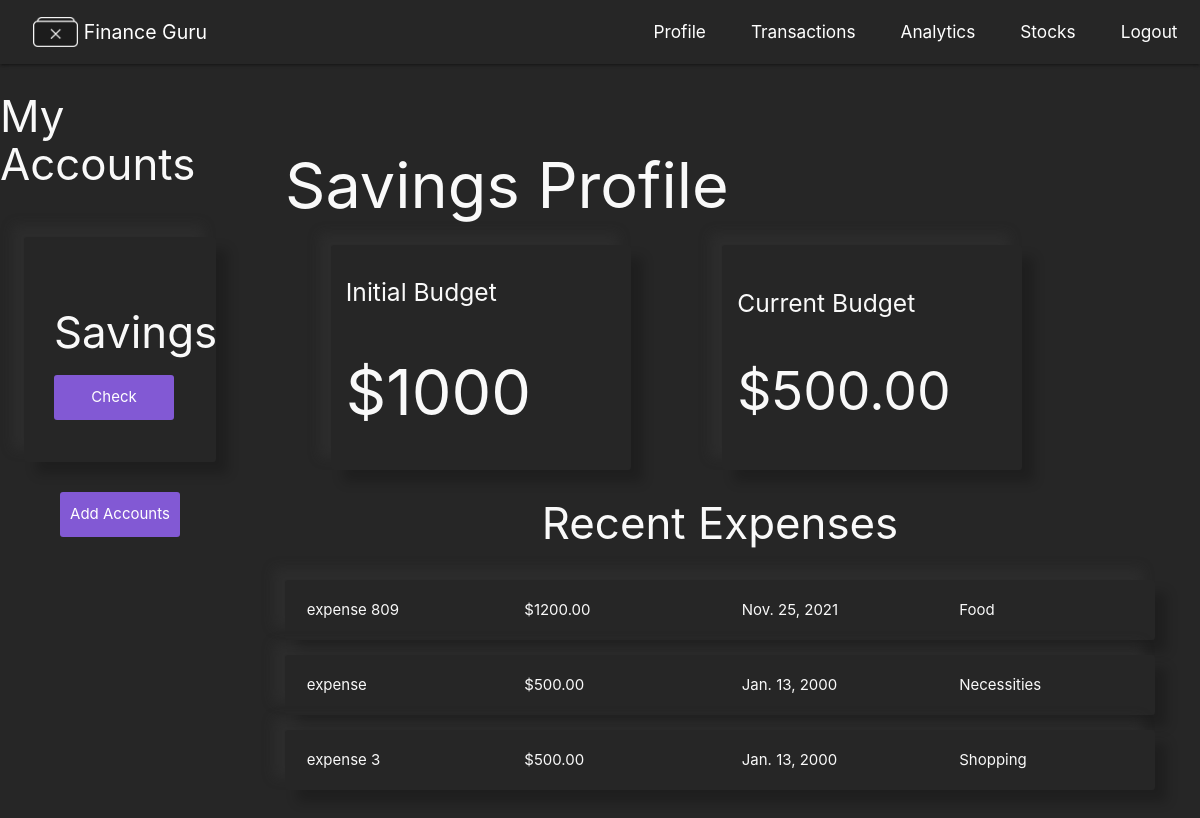
The page /savings (signed in) on the database its author committed.
### budget/models.py (models this page shows, shortened)
class Project(models.Model):
    name = models.CharField(max_length=100)
    slug = models.SlugField(max_length=100, unique=True, blank=True)
    budget = models.IntegerField()
    def budget_left(self):
        expense_list = Expense.objects.filter(project=self)
        income_list = Income.objects.filter(project=self)
        total_expense_amount = 0
        total_income_amount = 0
        for expense in expense_list:
            total_expense_amount += expense.amount
        for income in income_list:
            total_income_amount += income.amount
        return self.budget - total_expense_amount + total_income_amount

class Expense(models.Model):
    project = models.ForeignKey(Project, on_delete = models.CASCADE, related_name = 'expenses')
    title = models.CharField(max_length=100)
    amount = models.DecimalField(max_digits=8, decimal_places=2)
    date = models.DateField(("Date"), default=datetime.date.today)
    type = 'expense'
    category = models.CharField( max_length = 20, choices = SELECT_CATEGORY_CHOICES , default ='Food')
    class Meta:
        ordering = ('-amount',)

class Income(models.Model):
    project = models.ForeignKey(Project, on_delete = models.CASCADE, related_name = 'income')
    title = models.CharField(max_length=100)
    amount = models.DecimalField(max_digits=8, decimal_places=2)
    date = models.DateField(("Date"), default=datetime.date.today)
    type = 'income'
    category = models.CharField( max_length = 20, choices = SELECT_CATEGORY_CHOICES , default ='Food')
    class Meta:
        ordering = ('-amount',)

### budget/views.py (the view)
# urls.py: path('<slug:project_slug>', views.profile, name = 'profile'),
@login_required()
def profile(request, project_slug):
    project = get_object_or_404(Project, slug=project_slug)
    project_list = Project.objects.all()
    return render(request, 'budget/profile.html', {
        'project': project,
        'project_list': project_list,
        'expense_list': project.expenses.all(),
    })

### budget/templates/budget/profile.html
{% extends 'budget/base.html' %}
{% block content %}
{% include "budget/header.html" %}
<div class = "profile-section">
    <h1>{{ project.name }} Profile</h1>
    <section class="profile-stats">
        <div class = "stat-card">
            <h5>Initial Budget</h6>
            <h1>${{ project.budget }}</h1>
        </div>
        <div class = "stat-card">
            <h5>Current Budget</h6>
            {% if project.budget_left > 0 %}
                <h2>${{ project.budget_left }}</h2>
            {% elif project.budget_left == 0 %}
                <h2>${{ project.budget_left }}</h2>
            {% else %}
                <h2>${{ project.budget_left }}</h2>
            {% endif %}
        </div>
    </section>
    <section class = "section-expenses">
        <h3>Recent Expenses</h3>
        <ul class="expense-list">
            {% for expense in expense_list %}
            <li>
                <div class="expense-col">
                    <spanc>{{ expense.title }}</span>
                </div>
                <div class="expense-col">
                    <spanc>${{ expense.amount }}</span>
                </div>
                <div class="expense-col">
                    <spanc>{{ expense.date }}</span>
                </div>
                <div class="expense-col">
                    <spanc>{{ expense.category }}</span>
                </div>
            </li>
            {% empty %}
            <div class = "">
                <h3>You have no expenses yet</h3>
            </div>
            {% endfor %}
        </ul>
    </section>
</div>
{% endblock %}

### budget/templates/budget/base.html (shortened to what this page needs)
{% load static %}
<!DOCTYPE html>
<html lang="en">
<head>
    <link rel="stylesheet" href="{% static 'css/styles.css' %}" />
    <link rel="stylesheet" href="https://cdnjs.cloudflare.com/ajax/libs/materialize/1.0.0/css/materialize.min.css"/>
</head>
<body>
    {% block content %}{% endblock %}
</body>
</html>

### budget/templates/budget/header.html
{% extends 'budget/base.html' %}
{% load static %}
{% block content %}
<nav class = 'nav-dec'>
    <div class = "logo">
        <img src="{% static 'images/logo.png' %}"/>
        <p>Finance Guru</p>
    </div>
    <div class = "nav-links">
        <a href="{% url 'profile' project.slug %}">Profile</a>
        <a href="{% url 'transactions' project.slug %}">Transactions</a>
        <a href="{% url 'analytics' project.slug %}">Analytics</a>
        <a href="{% url 'stocks' project.slug %}">Stocks</a>
        <a href="{% url 'logout' %}">Logout</a>
    </div>
</nav>
<div class = 'left-nav'>
    <h3>My Accounts</h3>
    <div class="project-list">
        {% for project in project_list %}
            <div class="project-card">
                <h3>{{ project.name }}</h3>
                <a href="{% url 'profile' project.slug %}" class="account-button">Check</a>
            </div>
        {% endfor %}
        <a href="../add" class="account-button">
            <span>Add Accounts</span>
        </a>
    </div>
</div>
{% endblock %}

### budget/static/css/styles.css (style rules this page uses)
* { box-sizing: border-box; margin: 0; padding: 0; }
html { font-family: 'Segoe UI', Tahoma, Geneva, Verdana, sans-serif; background-color: #262626; }
body { color: rgb(249, 249, 249); }
h1 { font-size: 3rem; }
.nav-dec { background-color: #262626; display: flex; justify-content: space-between; align-items: center; width: 100%; margin-right: 2rem; }
.logo { display: flex; justify-content: space-around; align-items: center; width: 15%; margin-left: 2rem; }
.logo img { width: 3rem; }
.logo p { font-size: 1.3rem; }
.nav-links { display: flex; justify-content: center; }
.nav-dec a { margin: 0 1.5rem; font-size: 1.15rem; }
.left-nav { display: flex; flex-direction: column; justify-content: center; align-items: center; width: 20%; position: absolute; }
.left-nav .project-list { width: 100%; display: flex; flex-direction: column; justify-content: center; align-items: center; }
.left-nav .project-card { display: flex; flex-direction: column; justify-content: center; align-items: space-around; width: 80%; height: 15rem; background-color:#262626; box-shadow: -12px -12px 12px 0 rgba(58, 58, 58, 0.3),12px 12px 12px 0 rgba(0,0,0,.2); border-radius: 3px; margin: 2rem 0; padding: 2rem; }
.account-button { display: flex; justify-content: center; align-items: center; background-color: rgba(153, 102, 255, 0.8); outline: none; width: 8rem; height: 3rem; border: none; border-radius: 3px; color:rgb(255, 255, 255); transition: 0.3s ease; }
.profile-section { display: flex; flex-direction: column; position: relative; left: 20%; width: 80%; padding: 3rem; overflow: hidden; }
.profile-section .profile-stats { display: flex; justify-content: space-around; align-items: center; width: 90%; }
.profile-section .stat-card { display: flex; flex-direction: column; justify-content: center; align-items: space-around; padding: 1rem; background-color: #262626; box-shadow: -12px -12px 12px 0 rgba(58, 58, 58, 0.3),12px 12px 12px 0 rgba(0,0,0,.2); border-radius: 3px; width: 20rem; height: 15rem; }
.section-expenses { width: 100%; display: flex; flex-direction: column; justify-content: center; align-items: center; }
.section-expenses .expense-list { width: 100%; }
.section-expenses li { width: 100%; display: flex; justify-content: space-around; align-items: center; background-color:#262626; box-shadow: -12px -12px 12px 0 rgba(58, 58, 58, 0.3),12px 12px 12px 0 rgba(0,0,0,.2); border-radius: 3px; height: 3rem; margin: 1rem 0; padding: 2rem 0; }
.section-expenses .expense-col { width: 20%; }

### rows shown on the page
Project: name "Savings", budget "1000", budget_left "500.00"
Expense: title "expense 809", amount "1200.00", date "Nov. 25, 2021", category "Food"
Expense: title "expense", amount "500.00", date "Jan. 13, 2000", category "Necessities"
Expense: title "expense 3", amount "500.00", date "Jan. 13, 2000", category "Shopping"
